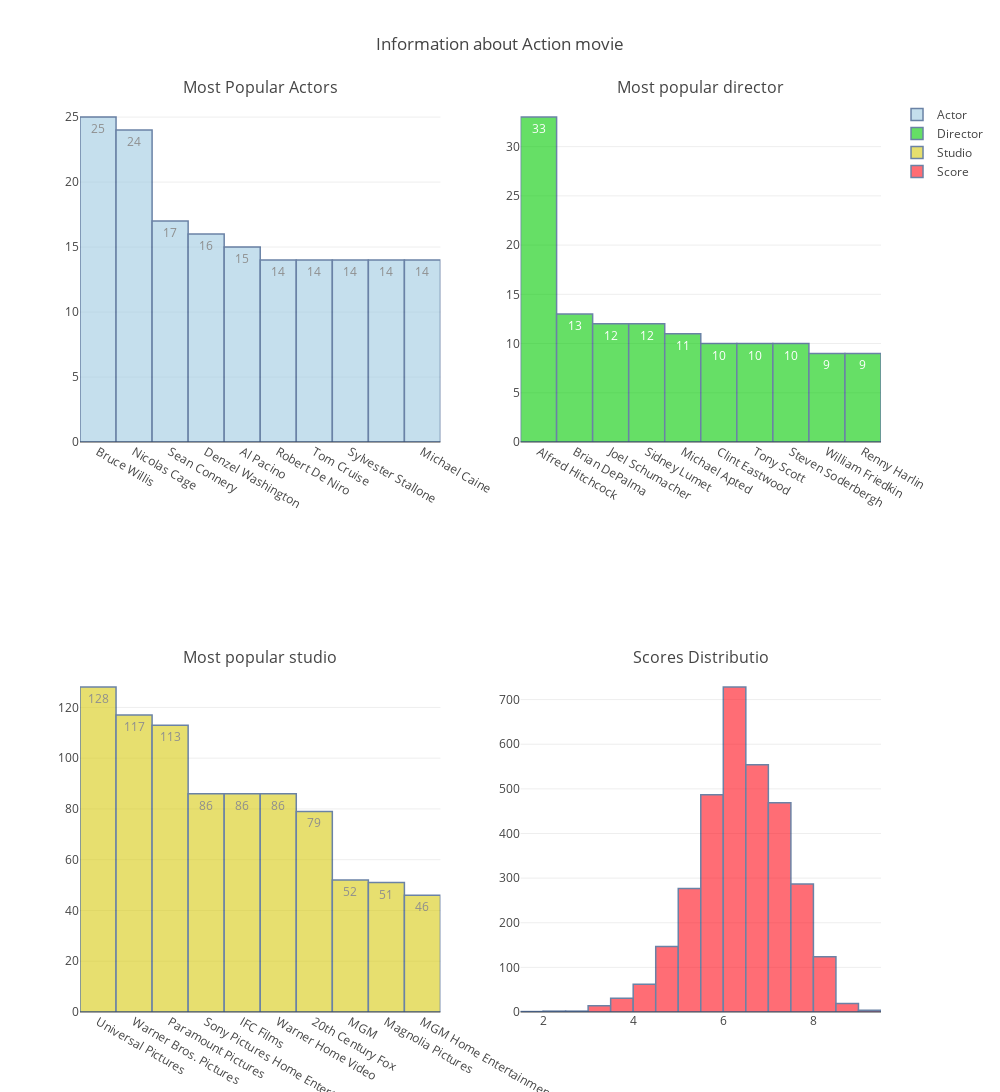

Notebook code cell kept with this figure:
### Code cell
df_mystery = movie[movie['Genre'].str.contains('Mystery') ]
plt.figure(figsize=(30,20))
df_action =df_mystery
df_action.replace('  ','Not Available',inplace = True)
info = []
info.append(len(df_action))
info.append(df_action['Cast 1'].value_counts().index[0])
info.append(df_action['Director 1'].value_counts().index[0])
info.append(df_action['Studio'].value_counts().index[0])
info.append([df_action['scores'].max(),df_action[df_action['scores'] == df_action['scores'].max()]])
info.append([df_action['scores'].min(),df_action[df_action['scores'] == df_action['scores'].min()]])
fig = tools.make_subplots(rows=2, cols=2,subplot_titles = ('Most Popular Actors','Most popular director','Most popular studio','Scores Distributio'))
actor = go.Bar(
            y=df_action['Cast 1'].value_counts()[:10],
            x=df_action['Cast 1'].value_counts()[:10].index[:10],
            text=df_action['Cast 1'].value_counts()[:10],
            textposition = 'auto',
            marker=dict(
                color='rgb(234,125,92)',
                line=dict(
                    color='rgb(8,48,107)',
                    width=1.5),
            ),
            name = 'Actor',
            opacity=0.6
        )
director = go.Bar(
            y=df_action['Director 1'].value_counts()[:10],
            x=df_action['Director 1'].value_counts()[:10].index[:10],
            text=df_action['Director 1'].value_counts()[:10],
            textposition = 'auto',
            marker=dict(
                color='rgb(119,174,103)',
                line=dict(
                    color='rgb(8,48,107)',
                    width=1.5),
            ),
    name = 'Director',
            opacity=0.6
        )
studio = go.Bar(
            y=df_action['Studio'].value_counts()[:10],
            x=df_action['Studio'].value_counts()[:10].index[:10],
            text=df_action['Studio'].value_counts()[:10],
            textposition = 'auto',
            marker=dict(
                color='rgb(204,106,118)',
                line=dict(
                    color='rgb(8,48,107)',
                    width=1.5),
            ),
    name = 'Studio',
            opacity=0.6
        )
score = go.Histogram(
            x=df_action['scores'],
            xbins=dict(
            start=0,
            end=10,
            size=0.5
        ),
            marker=dict(
                color='rgb(103,162,178)',
                line=dict(
                    color='rgb(8,48,107)',
                    width=1.5),
            ),
    name = 'Score',
            opacity=0.6
        )

fig.append_trace(actor, 1, 1)
fig.append_trace(director, 1, 2)
fig.append_trace(studio, 2, 1)
fig.append_trace(score, 2, 2)
fig['layout'].update(height=1600, width=1000, title='Information about Mystery/Thriller movie')
iplot(fig)

### Figure 1 — Plotly figure (JSON) as saved in the notebook; plotly's stock layout.template omitted (floating-point values rounded to 4 significant figures; data arrays with more than 128 entries replaced by an {"elided": "..."} marker saying what was removed)
{"data": [{"marker": {"color": "rgb(158,202,225)", "line": {"color": "rgb(8,48,107)", "width": 1.5}}, "name": "Actor", "opacity": 0.6, "text": [25, 24, 17, 16, 15, 14, 14, 14, 14, 14], "textposition": "auto", "type": "bar", "uid": "bdab1ecd-86b3-43a2-a082-c695f8567dbf", "x": ["Bruce Willis  ", "Nicolas Cage  ", "Sean Connery  ", "Denzel Washington  ", "Al Pacino  ", "Robert De Niro  ", "Tom Cruise  ", "Sylvester Stallone  ", "  ", "Michael Caine  "], "xaxis": "x", "y": [25, 24, 17, 16, 15, 14, 14, 14, 14, 14], "yaxis": "y"}, {"marker": {"color": "rgb(0,202,0)", "line": {"color": "rgb(8,48,107)", "width": 1.5}}, "name": "Director", "opacity": 0.6, "text": [33, 13, 12, 12, 11, 10, 10, 10, 9, 9], "textposition": "auto", "type": "bar", "uid": "bad4de6b-b0c5-426e-938d-ea760c564734", "x": ["Alfred Hitchcock  ", "Brian DePalma  ", "Joel Schumacher  ", "Sidney Lumet  ", "Michael Apted  ", "Clint Eastwood  ", "Tony Scott  ", "Steven Soderbergh  ", "William Friedkin  ", "Renny Harlin  "], "xaxis": "x2", "y": [33, 13, 12, 12, 11, 10, 10, 10, 9, 9], "yaxis": "y2"}, {"marker": {"color": "rgb(215,202,15)", "line": {"color": "rgb(8,48,107)", "width": 1.5}}, "name": "Studio", "opacity": 0.6, "text": [128, 117, 113, 86, 86, 86, 79, 52, 51, 46], "textposition": "auto", "type": "bar", "uid": "c31c6d00-78e6-4ea8-a308-b54bfdf6d20d", "x": ["Universal Pictures  ", "Warner Bros. Pictures  ", "Paramount Pictures  ", "Sony Pictures Home Entertainment  ", "IFC Films  ", "Warner Home Video  ", "20th Century Fox  ", "MGM  ", "Magnolia Pictures  ", "MGM Home Entertainment  "], "xaxis": "x3", "y": [128, 117, 113, 86, 86, 86, 79, 52, 51, 46], "yaxis": "y3"}, {"marker": {"color": "rgb(300,12,25)", "line": {"color": "rgb(8,48,107)", "width": 1.5}}, "name": "Score", "opacity": 0.6, "type": "histogram", "uid": "89b9c565-bf4f-4691-86a8-1837afbc51c5", "x": {"elided": "3208 float values"}, "xaxis": "x4", "xbins": {"end": 10, "size": 0.5, "start": 0}, "yaxis": "y4"}], "layout": {"annotations": [{"font": {"size": 16}, "showarrow": false, "text": "Most Popular Actors", "x": 0.225, "xanchor": "center", "xref": "paper", "y": 1, "yanchor": "bottom", "yref": "paper"}, {"font": {"size": 16}, "showarrow": false, "text": "Most popular director", "x": 0.775, "xanchor": "center", "xref": "paper", "y": 1, "yanchor": "bottom", "yref": "paper"}, {"font": {"size": 16}, "showarrow": false, "text": "Most popular studio", "x": 0.225, "xanchor": "center", "xref": "paper", "y": 0.375, "yanchor": "bottom", "yref": "paper"}, {"font": {"size": 16}, "showarrow": false, "text": "Scores Distributio", "x": 0.775, "xanchor": "center", "xref": "paper", "y": 0.375, "yanchor": "bottom", "yref": "paper"}], "height": 1600, "title": {"text": "Information about Action movie"}, "width": 1000, "xaxis": {"anchor": "y", "autorange": true, "domain": [0, 0.45], "range": [-0.5, 9.5], "type": "category"}, "xaxis2": {"anchor": "y2", "autorange": true, "domain": [0.55, 1], "range": [-0.5, 9.5], "type": "category"}, "xaxis3": {"anchor": "y3", "autorange": true, "domain": [0, 0.45], "range": [-0.5, 9.5], "type": "category"}, "xaxis4": {"anchor": "y4", "autorange": true, "domain": [0.55, 1], "range": [1.5, 9.5], "type": "linear"}, "yaxis": {"anchor": "x", "autorange": true, "domain": [0.625, 1], "range": [0, 26.32], "type": "linear"}, "yaxis2": {"anchor": "x2", "autorange": true, "domain": [0.625, 1], "range": [0, 34.74], "type": "linear"}, "yaxis3": {"anchor": "x3", "autorange": true, "domain": [0, 0.375], "range": [0, 134.7], "type": "linear"}, "yaxis4": {"anchor": "x4", "autorange": true, "domain": [0, 0.375], "range": [0, 766.3]}}}
